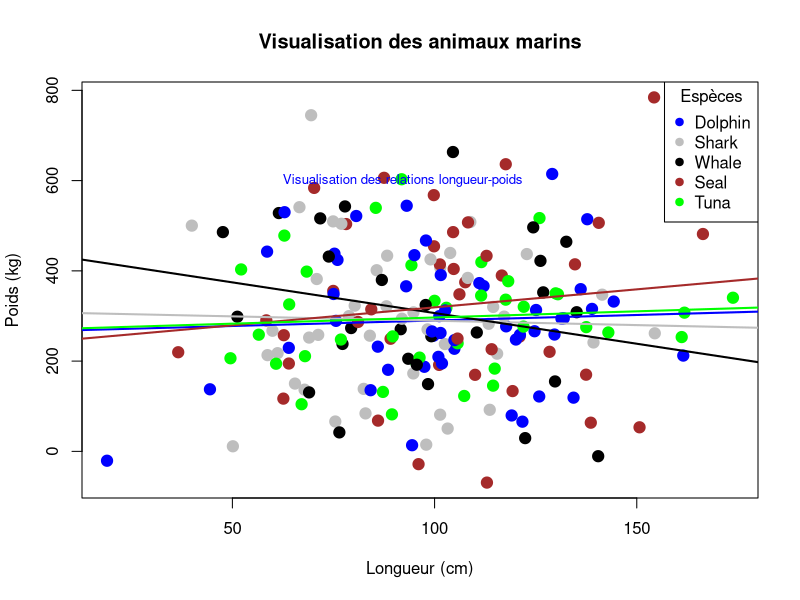

Source code (R):
set.seed(42)
species <- c("Dolphin", "Shark", "Whale", "Seal", "Tuna")
n <- 200
data <- data.frame(
  Species = sample(species, n, replace = TRUE),
  Length = rnorm(n, mean = 100, sd = 30),  
  Weight = rnorm(n, mean = 300, sd = 150)  
)


species_colors <- c("Dolphin" = "blue", "Shark" = "gray", "Whale" = "black", "Seal" = "brown", "Tuna" = "green")


plot(data$Length, data$Weight, main="Visualisation des animaux marins",
     xlab="Longueur (cm)", ylab="Poids (kg)",
     pch=19, col=species_colors[data$Species], cex=1.5)


for (sp in species) {
  species_data <- subset(data, Species == sp)
  model <- lm(Weight ~ Length, data = species_data)
  abline(model, col = species_colors[sp], lwd = 2)
}


legend("topright", legend=species,
       col=species_colors, pch=19, title="Espèces")


text(60, 600, labels="Visualisation des relations longueur-poids", pos=4, cex=0.8, col="blue")
